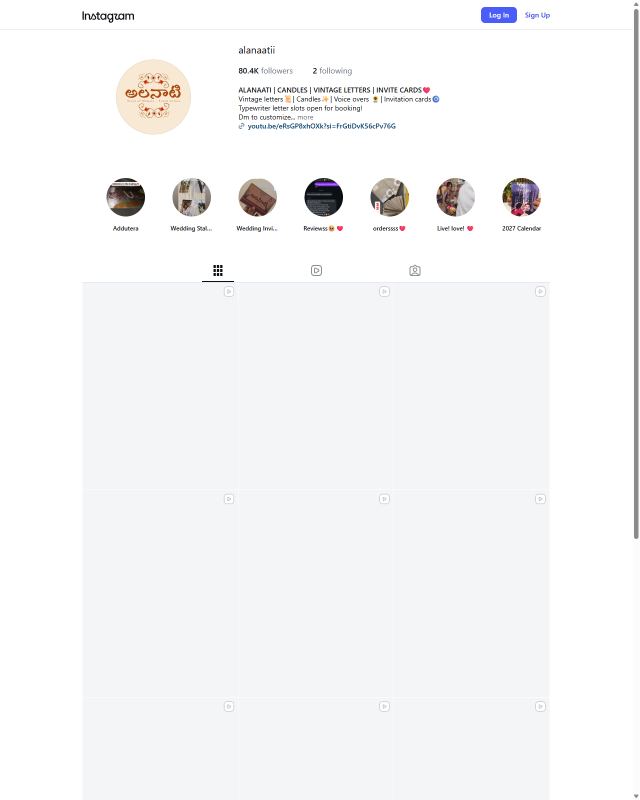
#> input picture ig_screenshot.png, 1280 x 1600 px (shown at 1/2 size)
$ python crop_ig_bio.py
#> lines starting #> are read from the running program, lines starting #| are printed output that depends on the picture
from PIL import Image

im = Image.open('ig_screenshot.png')
#> im is the input picture: PIL image 1280x1600 RGB; mean R, G, B 245.4, 245.9, 246.8
# crop bio area: x: 350 to 900, y: 50 to 300
bio_crop = im.crop((350, 50, 900, 300))
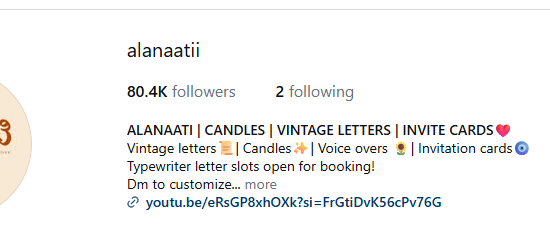
#> bio_crop: PIL image 550x250 RGB; mean R, G, B 245.7, 245.6, 245.7
bio_crop.save('ig_bio_crop.png')

# crop highlights area: x: 150 to 1100, y: 200 to 350
hl_crop = im.crop((150, 200, 1100, 350))
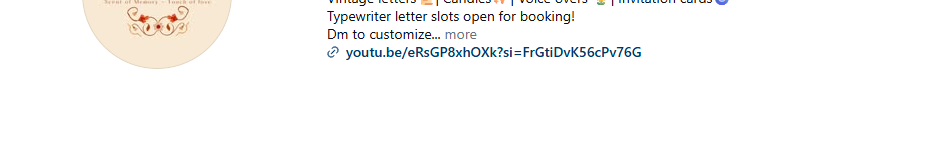
#> hl_crop: PIL image 950x150 RGB; mean R, G, B 250.3, 249.7, 248.8
hl_crop.save('ig_highlights_crop.png')

print("Cropped bio and highlights!")
